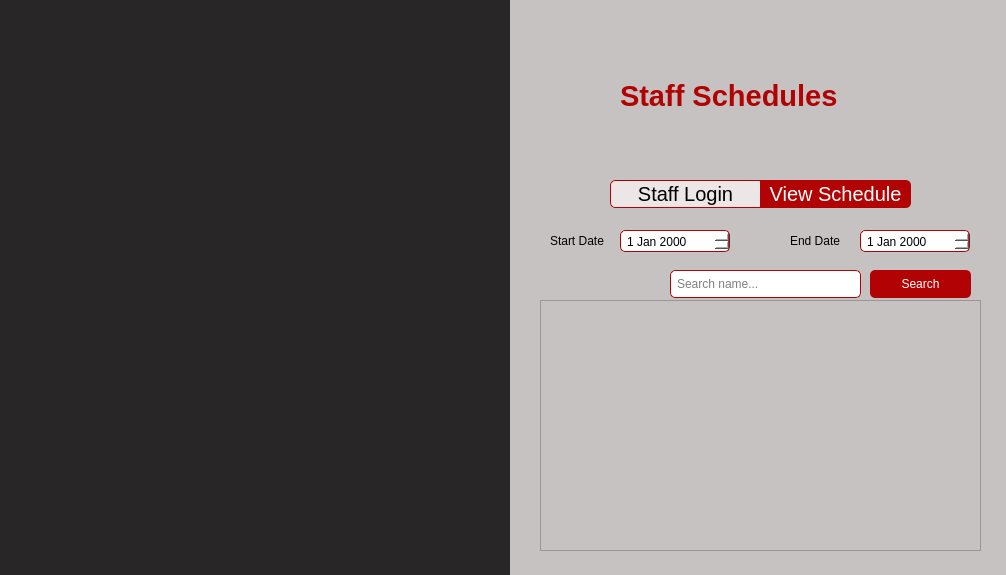
<?xml version="1.0" encoding="UTF-8"?>
<ui version="4.0">
 <class>Form</class>
 <widget class="QWidget" name="Form">
  <property name="geometry">
   <rect>
    <x>0</x>
    <y>0</y>
    <width>1006</width>
    <height>575</height>
   </rect>
  </property>
  <property name="minimumSize">
   <size>
    <width>1006</width>
    <height>575</height>
   </size>
  </property>
  <property name="maximumSize">
   <size>
    <width>1006</width>
    <height>575</height>
   </size>
  </property>
  <property name="windowTitle">
   <string>Form</string>
  </property>
  <layout class="QGridLayout" name="gridLayout">
   <property name="leftMargin">
    <number>0</number>
   </property>
   <property name="topMargin">
    <number>0</number>
   </property>
   <property name="rightMargin">
    <number>0</number>
   </property>
   <property name="bottomMargin">
    <number>0</number>
   </property>
   <property name="spacing">
    <number>0</number>
   </property>
   <item row="0" column="0">
    <widget class="QWidget" name="widget" native="true">
     <property name="acceptDrops">
      <bool>false</bool>
     </property>
     <property name="styleSheet">
      <string notr="true">background-color: rgb(40, 38, 38);</string>
     </property>
     <widget class="QPushButton" name="logo">
      <property name="geometry">
       <rect>
        <x>0</x>
        <y>70</y>
        <width>491</width>
        <height>401</height>
       </rect>
      </property>
      <property name="minimumSize">
       <size>
        <width>491</width>
        <height>401</height>
       </size>
      </property>
      <property name="maximumSize">
       <size>
        <width>421</width>
        <height>401</height>
       </size>
      </property>
      <property name="styleSheet">
       <string notr="true">border-radius: 1px;</string>
      </property>
      <property name="text">
       <string/>
      </property>
      <property name="icon">
       <iconset resource="logo.qrc">
        <normaloff>:/image/image/Logo.png</normaloff>:/image/image/Logo.png</iconset>
      </property>
      <property name="iconSize">
       <size>
        <width>550</width>
        <height>520</height>
       </size>
      </property>
     </widget>
     <widget class="QWidget" name="widget_2" native="true">
      <property name="geometry">
       <rect>
        <x>510</x>
        <y>0</y>
        <width>503</width>
        <height>575</height>
       </rect>
      </property>
      <property name="styleSheet">
       <string notr="true">background-color: rgb(199, 194, 194);</string>
      </property>
      <widget class="QLabel" name="welcome">
       <property name="geometry">
        <rect>
         <x>110</x>
         <y>70</y>
         <width>301</width>
         <height>51</height>
        </rect>
       </property>
       <property name="font">
        <font>
         <pointsize>22</pointsize>
         <weight>75</weight>
         <bold>true</bold>
        </font>
       </property>
       <property name="styleSheet">
        <string notr="true">color: rgb(177, 3, 3);</string>
       </property>
       <property name="text">
        <string>Staff Schedules</string>
       </property>
      </widget>
      <widget class="QWidget" name="widget_3" native="true">
       <property name="geometry">
        <rect>
         <x>30</x>
         <y>210</y>
         <width>441</width>
         <height>341</height>
        </rect>
       </property>
       <widget class="QTableWidget" name="tableWidget">
        <property name="geometry">
         <rect>
          <x>0</x>
          <y>90</y>
          <width>441</width>
          <height>251</height>
         </rect>
        </property>
       </widget>
       <widget class="QLabel" name="label">
        <property name="geometry">
         <rect>
          <x>10</x>
          <y>20</y>
          <width>61</width>
          <height>22</height>
         </rect>
        </property>
        <property name="text">
         <string>Start Date</string>
        </property>
       </widget>
       <widget class="QDateEdit" name="startdateinput">
        <property name="geometry">
         <rect>
          <x>80</x>
          <y>20</y>
          <width>110</width>
          <height>22</height>
         </rect>
        </property>
        <property name="styleSheet">
         <string notr="true">background-color: rgb(255, 255, 255);
border: 1px solid  #B10303;
border-radius: 5px;
padding: 4px;</string>
        </property>
       </widget>
       <widget class="QDateEdit" name="enddateinput">
        <property name="geometry">
         <rect>
          <x>320</x>
          <y>20</y>
          <width>110</width>
          <height>22</height>
         </rect>
        </property>
        <property name="styleSheet">
         <string notr="true">background-color: rgb(255, 255, 255);
border: 1px solid  #B10303;
border-radius: 5px;
padding: 4px;</string>
        </property>
       </widget>
       <widget class="QLabel" name="label_2">
        <property name="geometry">
         <rect>
          <x>250</x>
          <y>20</y>
          <width>61</width>
          <height>22</height>
         </rect>
        </property>
        <property name="text">
         <string>End Date</string>
        </property>
       </widget>
       <widget class="QLineEdit" name="searchinput">
        <property name="geometry">
         <rect>
          <x>130</x>
          <y>60</y>
          <width>191</width>
          <height>28</height>
         </rect>
        </property>
        <property name="styleSheet">
         <string notr="true">background-color: rgb(255, 255, 255);
border: 1px solid  #B10303;
border-radius: 5px;
padding: 4px;</string>
        </property>
        <property name="placeholderText">
         <string>Search name...</string>
        </property>
       </widget>
       <widget class="QPushButton" name="searchbtn">
        <property name="geometry">
         <rect>
          <x>330</x>
          <y>60</y>
          <width>101</width>
          <height>28</height>
         </rect>
        </property>
        <property name="cursor">
         <cursorShape>PointingHandCursor</cursorShape>
        </property>
        <property name="styleSheet">
         <string notr="true">#searchbtn{
	background-color: rgb(177, 3, 3);
	color: white;
	border-radius: 5px;
}

#searchbtn:hover{
	color: black;
}</string>
        </property>
        <property name="text">
         <string>Search</string>
        </property>
       </widget>
      </widget>
      <widget class="QPushButton" name="viewschedbtn">
       <property name="geometry">
        <rect>
         <x>250</x>
         <y>180</y>
         <width>151</width>
         <height>28</height>
        </rect>
       </property>
       <property name="font">
        <font>
         <pointsize>-1</pointsize>
        </font>
       </property>
       <property name="cursor">
        <cursorShape>PointingHandCursor</cursorShape>
       </property>
       <property name="styleSheet">
        <string notr="true">#viewschedbtn{
	background-color: rgb(177, 3, 3);
	color: white;
	font-size: 20px;
	border-top-right-radius: 5px;
	border-bottom-right-radius: 5px;
}

#viewschedbtn:hover{
	color: black;
}</string>
       </property>
       <property name="text">
        <string>View Schedule</string>
       </property>
      </widget>
      <widget class="QPushButton" name="loginstaffbtn">
       <property name="geometry">
        <rect>
         <x>100</x>
         <y>180</y>
         <width>151</width>
         <height>28</height>
        </rect>
       </property>
       <property name="cursor">
        <cursorShape>PointingHandCursor</cursorShape>
       </property>
       <property name="styleSheet">
        <string notr="true">#loginstaffbtn{
	background-color: #ECE6E6;
	border: 1px solid  #B10303;
	font-size: 20px;
	border-top-left-radius: 5px;
	border-bottom-left-radius: 5px;
}

#loginstaffbtn:hover{
	background-color: rgb(177, 3, 3);
	color: white;
}</string>
       </property>
       <property name="text">
        <string>Staff Login</string>
       </property>
      </widget>
     </widget>
    </widget>
   </item>
  </layout>
 </widget>
 <resources>
  <include location="logo.qrc"/>
 </resources>
 <connections/>
</ui>
